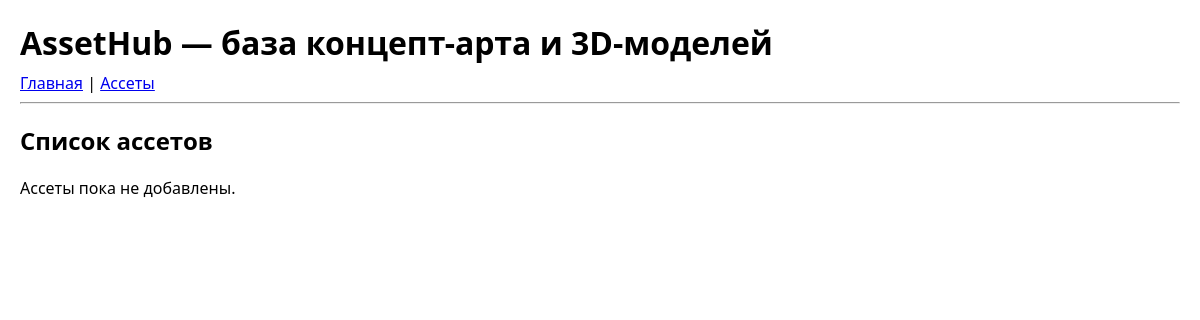
Before: /assets/ with the older database file.
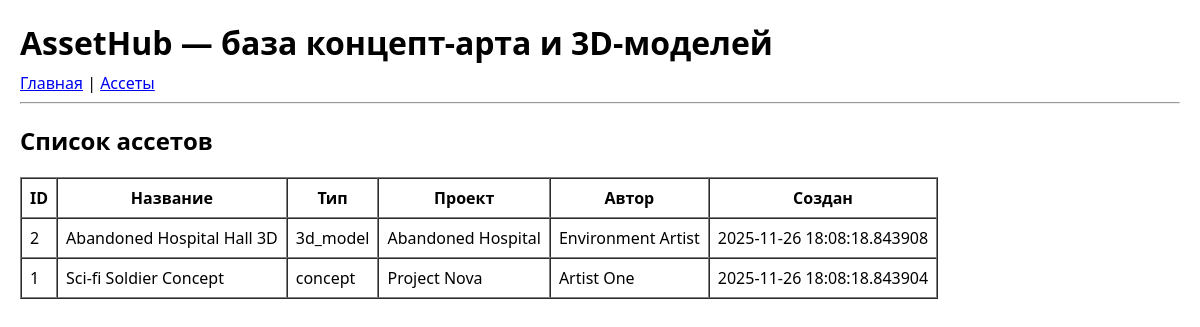
After: the same page with the newer database file.
### app/models/asset.py (models this page shows, shortened)
class Asset(db.Model):
    __tablename__ = "assets"
    id = db.Column(db.Integer, primary_key=True)
    title = db.Column(db.String(255), nullable=False)
    description = db.Column(db.Text)
    asset_type = db.Column(db.String(50), nullable=False)  # concept, 3d_model, texture и тд
    file_path = db.Column(db.String(512), nullable=False)
    preview_path = db.Column(db.String(512))
    project_name = db.Column(db.String(255))
    author_name = db.Column(db.String(255))
    created_at = db.Column(db.DateTime, default=datetime.utcnow)
    updated_at = db.Column(db.DateTime, onupdate=datetime.utcnow)
    tags = db.relationship(
        "Tag",
        secondary="asset_tags",
        back_populates="assets"
    )

### app/controllers/assets.py (the view)
@assets_bp.route("/")
def assets_list():
    assets = Asset.query.order_by(Asset.created_at.desc()).all()
    return render_template("assets/list.html", assets=assets)

### app/templates/assets/list.html (shortened to what this page needs)
{% extends "base.html" %}
{% block content %}
<h2>Список ассетов</h2>
{% if assets %}
    <table border="1" cellpadding="8" cellspacing="0">
        <thead>
        <tr>
            <th>ID</th>
            <th>Название</th>
            <th>Тип</th>
            <th>Проект</th>
            <th>Автор</th>
            <th>Создан</th>
        </tr>
        </thead>
        <tbody>
        {% for asset in assets %}
            <tr>
                <td>{{ asset.id }}</td>
                <td>{{ asset.title }}</td>
                <td>{{ asset.asset_type }}</td>
                <td>{{ asset.project_name or "-" }}</td>
                <td>{{ asset.author_name or "-" }}</td>
                <td>{{ asset.created_at or "-" }}</td>
            </tr>
        {% endfor %}
        </tbody>
    </table>
{% else %}
    <p>Ассеты пока не добавлены.</p>
{% endif %}
{% endblock %}

### app/templates/base.html (shortened to what this page needs)
<!doctype html>
<html lang="ru">
<head>
    <link rel="stylesheet" href="{{ url_for('static', filename='css/styles.css') }}">
</head>
<body>
<header>
    <h1>AssetHub — база концепт-арта и 3D-моделей</h1>
    <nav>
        <a href="/">Главная</a> |
        <a href="{{ url_for('assets.assets_list') }}">Ассеты</a>
    </nav>
    <hr>
</header>
<main>
    {% block content %}{% endblock %}
</main>
</body>
</html>

### app/static/css/styles.css (style rules this page uses)
body { font-family: system-ui, -apple-system, BlinkMacSystemFont, "Segoe UI", sans-serif; margin: 20px; }
header h1 { margin-bottom: 0.5rem; }

Changed rows visible on the page:
added Asset: id "2", title "Abandoned Hospital Hall 3D", asset_type "3d_model", project_name "Abandoned Hospital", author_name "Environment Artist", created_at "2025-11-26 18:08:18.843908"
added Asset: id "1", title "Sci-fi Soldier Concept", asset_type "concept", project_name "Project Nova", author_name "Artist One", created_at "2025-11-26 18:08:18.843904"
Other visible differences:
text no longer shown: "Ассеты пока не добавлены."
text now shown: "ID Название Тип Проект Автор Создан"
